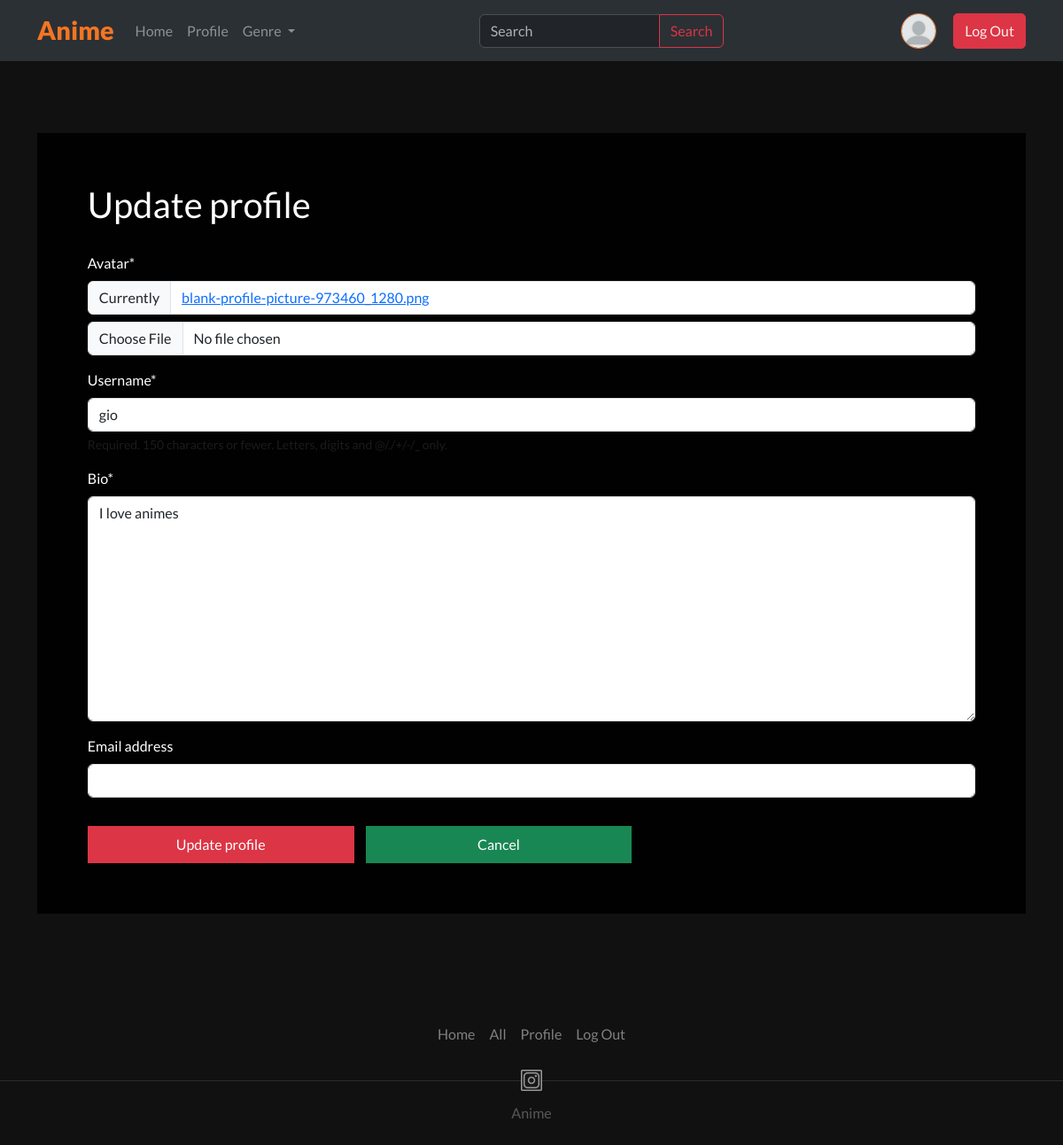
Page /update_profile/ (signed in) on the committed database.
### users/models.py (models this page shows)
class User(AbstractUser):
    animes = models.ManyToManyField('anime.Anime', blank=True, related_name='users')
    bio = models.TextField(null=True)
    avatar = models.ImageField(null=True, default='blank-profile-picture-973460_1280.png', upload_to='profile_img/')

### users/views.py (the view)
# urls.py: path('update_profile/', views.update_profile, name='update_profile'),
@login_required(login_url='login')
def update_profile(request):
    user = request.user
    form = UserForm(instance=user)
    if request.method == 'POST':
        form = UserForm(request.POST, request.FILES, instance=user)
        if form.is_valid():
            form.save()
            return redirect('users:profile', user.id)
    return render(request, 'users/update_profile.html', {'form': form})

### users/forms.py
class UserForm(ModelForm):
    class Meta:
        model = User
        fields = ['avatar', 'username', 'bio', 'email']

### users/templates/users/update_profile.html (shortened to what this page needs)
{% extends 'base.html'%}
{% load crispy_forms_tags %}
{% block content %}
        <div class="container mt-5">
            <div class="card" style="background-color: rgba(0, 0, 0, 0.932); border-radius: 0; padding: 5%; margin: 9.375rem 0 6.25rem; color: #ffffff;">
                {% if user.is_authenticated%}
                    <h1 style="margin-bottom: 30px;">Update profile</h1>
                    <form method="POST" action="" enctype="multipart/form-data" >
                        {{ form|crispy }}
                        <button type="submit" class="btn btn-danger py-2 mt-3" id="liveToastBtn" style="border-radius: 0; width: 30%;" >Update profile</button>
                        <a href="{{ request.META.HTTP_REFERER }}" class="btn btn-success py-2 mt-3" style="border-radius: 0; width: 30%; margin-left: 10px;">Cancel</a>
                    </form>
                {% else %}
                    <h2>You don't have a permission to update profile</h2>
                {% endif %}
            </div>
        </div>
{% endblock %}

### templates/nav.html (shortened to what this page needs)
<nav class="navbar navbar-expand-lg bg-body-tertiary fixed-top bg-dark" data-bs-theme="dark">
  <div class="container">
    <a class="navbar-brand" href="{% url 'anime:home' %}">Anime</a>
    <div class="collapse navbar-collapse d-flex align-items-center" id="navbarScroll">
      <ul class="navbar-nav me-auto my-2 my-lg-0 navbar-nav-scroll" style="--bs-scroll-height: 100px;">
        <li class="nav-item">
          <a class="nav-link" aria-current="page" href="{% url 'anime:home' %}">Home</a>
        </li>
        {% if request.user.is_authenticated and request.user.is_superuser%}
            <li class="nav-item dropdown">
              <a class="nav-link dropdown-toggle" role="button" data-bs-toggle="dropdown" aria-expanded="false" href="#">
                User Menu
              </a>
              <ul class="dropdown-menu">
                <li><a class="dropdown-item" href="{% url 'users:profile' request.user.id %}">Profile</a></li>
                <li><a class="dropdown-item" href="{% url 'anime:add' %}">Add new anime</a></li>
              </ul>
            </li>
            {% elif request.user.is_authenticated %}
              <li class="nav-item">
                  <a class="nav-link" aria-current="page" href="{% url 'users:profile' request.user.id %}">Profile</a>
              </li>
        {% endif %}
        <li class="nav-item dropdown">
          <a class="nav-link dropdown-toggle" role="button" data-bs-toggle="dropdown" aria-expanded="false" href="#">
            Genre
          </a>
        </li>
      </ul>
      <form class="d-flex mx-auto" role="search" action="{% url 'anime:search_results' %}" method="GET" >
          <div class="input-group">
            <input class="form-control" type="search" placeholder="Search" aria-label="Search" name="query" placeholder="Search">
            <button class="btn btn-outline-danger"  type="submit">Search</button>
          </div>
      </form>
      <div class="btn-group ms-auto">
        {% if request.user.is_authenticated %}
          <div class="nav-item">
            <a class="nav-link" aria-current="page" href="{% url 'users:profile' request.user.id %}">
              <img src="{{ request.user.avatar.url }}" class="profile-icon" />
            </a>
          </div>
          <button type="button" class="btn btn-danger" style="border-radius: 5px;"><a href="{% url 'users:logout' %}" class="login-link">Log Out</a></button>
        {% else %}
          <button class="btn join-btn" type="submit"><a href="{% url 'users:register' %}" class="join-link">Join Now</a></button>
          <button type="button" class="btn btn-outline-danger"><a href="{% url 'users:login' %}" class="login-link">Log In</a></button>
        {% endif %}
      </div>
    </div>
  </div>
</nav>

### static/styles/style.css (style rules this page uses)
body { background-color: rgba(0, 0, 0, 0.932); font-family: 'Lato', sans-serif; }
.join-link, .login-link { text-decoration: none; color: rgba(255, 255, 255, 0.918); }
.navbar-brand { color: #f47521; font-weight: 900; font-size: 1.8em; }
.nav-link, h5, .footer-txt { color: rgba(255, 255, 255, 0.466) !important; }
.card { position: relative; overflow: hidden; }
.profile-icon { width: 40px; height: 40px; border-radius: 50%; margin-right: 20px; border: 1px solid #f47521 }

### rows in the picture
User: user.avatar (placeholder picture), username "gio", bio "I love animes"
